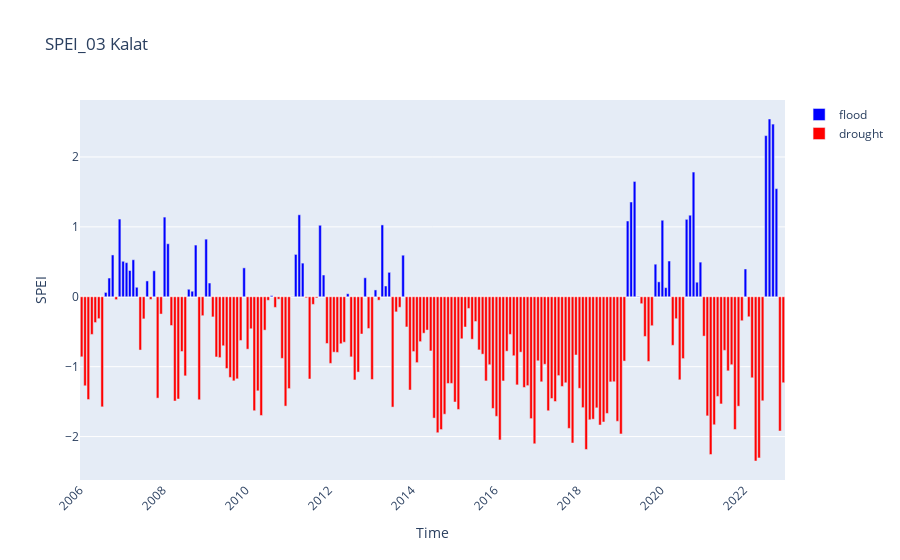

The notebook cell saved with this chart:
### Code cell
dataset = xr.open_dataset("nc files/pak_spei03.nc")
shapefile = gpd.read_file("shapefile/Pak_adm2.shp", crs = "epsg:4326")

fig, ax = plt.subplots() 
division = 'Kalat'

shapefile = shapefile.loc[shapefile['ENGTYPE_2'] == division]


dataset.rio.set_spatial_dims(x_dim="lon", y_dim="lat", inplace=True)
dataset.rio.write_crs("epsg:4326", inplace=True)
dataset = dataset.rio.clip(shapefile.geometry, shapefile.crs, drop=True)
shapefile.boundary.plot(ax=ax, color = 'black')

dataset['spei'].isel(time = 100).plot()



df = dataset.mean(dim = ['lon', 'lat']).to_dataframe().reset_index()
df['time'] = pd.to_datetime(df['time'])
df = df.loc[df['time'].dt.year>2005]

fig = go.Figure()
fig.add_trace(go.Bar(
    x=df['time'].loc[df['spei']>0],
    y=df['spei'].loc[df['spei']>0],
    name='flood',
    marker_color='blue'
))
fig.add_trace(go.Bar(
    x=df['time'].loc[df['spei']<0],
    y=df['spei'].loc[df['spei']<0],
    name='drought',
    marker_color='red'
))



# Set x and y labels
fig.update_layout(
    xaxis_title='Time',
    yaxis_title='SPEI', 
    title = f'SPEI_03 {division}'
)

fig.update_layout(barmode='group', xaxis_tickangle=-45)
fig.show()

### Figure 1 — Plotly figure (JSON) as saved in the notebook; plotly's stock layout.template omitted (floating-point values rounded to 4 significant figures; data arrays with more than 128 entries replaced by an {"elided": "..."} marker saying what was removed)
{"data": [{"marker": {"color": "blue"}, "name": "flood", "type": "bar", "x": ["2006-08-16T00:00:00", "2006-09-16T00:00:00", "2006-10-16T00:00:00", "2006-12-16T00:00:00", "2007-01-16T00:00:00", "2007-02-15T00:00:00", "2007-03-16T00:00:00", "2007-04-16T00:00:00", "2007-05-16T00:00:00", "2007-08-16T00:00:00", "2007-10-16T00:00:00", "2008-01-16T00:00:00", "2008-02-15T00:00:00", "2008-08-16T00:00:00", "2008-09-16T00:00:00", "2008-10-16T00:00:00", "2009-01-16T00:00:00", "2009-02-15T00:00:00", "2009-12-16T00:00:00", "2010-08-16T00:00:00", "2011-02-15T00:00:00", "2011-03-16T00:00:00", "2011-04-16T00:00:00", "2011-05-16T00:00:00", "2011-10-16T00:00:00", "2011-11-16T00:00:00", "2012-06-16T00:00:00", "2012-11-16T00:00:00", "2013-02-15T00:00:00", "2013-04-16T00:00:00", "2013-05-16T00:00:00", "2013-06-16T00:00:00", "2013-10-16T00:00:00", "2019-03-16T00:00:00", "2019-04-16T00:00:00", "2019-05-16T00:00:00", "2019-06-16T00:00:00", "2019-11-16T00:00:00", "2019-12-16T00:00:00", "2020-01-16T00:00:00", "2020-02-15T00:00:00", "2020-03-16T00:00:00", "2020-08-16T00:00:00", "2020-09-16T00:00:00", "2020-10-16T00:00:00", "2020-11-16T00:00:00", "2020-12-16T00:00:00", "2022-01-16T00:00:00", "2022-07-16T00:00:00", "2022-08-16T00:00:00", "2022-09-16T00:00:00", "2022-10-16T00:00:00"], "y": [0.06211, 0.2679, 0.5982, 1.111, 0.5078, 0.4881, 0.3756, 0.5294, 0.1357, 0.2266, 0.3714, 1.14, 0.7585, 0.1074, 0.07929, 0.7395, 0.8241, 0.1965, 0.4136, 0.01646, 0.002209, 0.6059, 1.172, 0.4814, 1.023, 0.3109, 0.04306, 0.2716, 0.09765, 1.028, 0.1541, 0.3496, 0.5944, 1.084, 1.356, 1.649, 0.005874, 0.4658, 0.2137, 1.095, 0.1304, 0.5113, 1.108, 1.166, 1.784, 0.2081, 0.4954, 0.3973, 2.305, 2.543, 2.47, 1.547]}, {"marker": {"color": "red"}, "name": "drought", "type": "bar", "x": {"elided": "152 str values"}, "y": {"elided": "152 float values"}}], "layout": {"barmode": "group", "title": {"text": "SPEI_03 Kalat"}, "xaxis": {"tickangle": -45, "title": {"text": "Time"}}, "yaxis": {"title": {"text": "SPEI"}}}}
